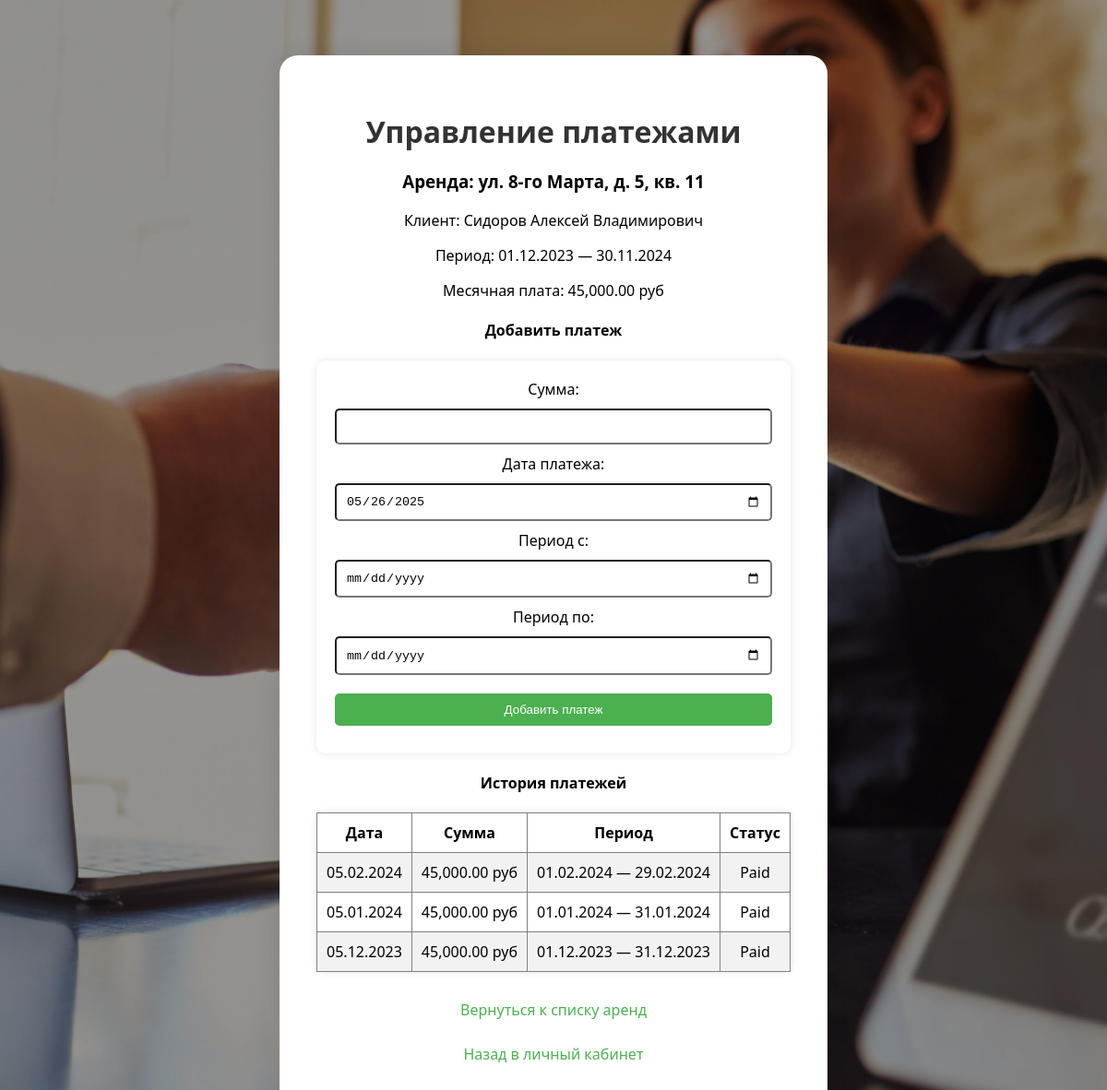
Page /01v/payments.php?rental_id=3 (signed in) on the committed database.
### tables this page shows
CREATE TABLE `rentals` (
  `rental_id` int(11) NOT NULL,
  `property_id` int(11) NOT NULL,
  `client_id` int(11) NOT NULL,
  `user_id` int(11) NOT NULL,
  `start_date` datetime NOT NULL,
  `end_date` datetime DEFAULT NULL,
  `monthly_price` decimal(10,2) NOT NULL,
  `status` enum('Active','Completed','Canceled') DEFAULT 'Active'
);

CREATE TABLE `properties` (
  `property_id` int(11) NOT NULL,
  `address` varchar(255) NOT NULL,
  `category_id` int(11) NOT NULL,
  `square_meters` decimal(10,2) DEFAULT NULL,
  `rooms` int(11) DEFAULT NULL,
  `status` enum('Available','Occupied','Dirty','Cleaning Scheduled','Ready') DEFAULT 'Available',
  `cleaning_date` date DEFAULT NULL,
  `monthly_price` decimal(10,2) NOT NULL,
  `description` text DEFAULT NULL
);

CREATE TABLE `clients` (
  `client_id` int(11) NOT NULL,
  `full_name` varchar(100) NOT NULL,
  `phone` varchar(20) NOT NULL,
  `email` varchar(100) DEFAULT NULL,
  `passport_data` varchar(100) DEFAULT NULL
);

CREATE TABLE `payments` (
  `payment_id` int(11) NOT NULL,
  `rental_id` int(11) NOT NULL,
  `amount` decimal(10,2) NOT NULL,
  `payment_date` datetime NOT NULL,
  `period_start` date NOT NULL,
  `period_end` date NOT NULL,
  `status` enum('Pending','Paid','Overdue') DEFAULT 'Pending'
);

### 01v/payments.php (the view, shortened to what this page needs)
<?php
require 'db.php';
$rental_id = isset($_GET['rental_id']) ? intval($_GET['rental_id']) : 0;
$rental = [];
if ($rental_id) {
    $stmt = $mysqli->prepare("
        SELECT r.*, p.address, c.full_name AS client_name
        FROM rentals r
        JOIN properties p ON r.property_id = p.property_id
        JOIN clients c ON r.client_id = c.client_id
        WHERE r.rental_id = ?
    ");
    $stmt->bind_param("i", $rental_id);
    $stmt->execute();
    $rental = $stmt->get_result()->fetch_assoc();
}
$payments = [];
if ($rental_id) {
    $payments = $mysqli->query("
        SELECT * FROM payments
        WHERE rental_id = $rental_id
        ORDER BY payment_date DESC
    ")->fetch_all(MYSQLI_ASSOC);
}
?>
<link rel="stylesheet" href="style.css">
<div class="welcome-container">
    <div class="welcome-box">
        <h1>Управление платежами</h1>
        <?php if ($rental): ?>
            <h3>Аренда: <?= htmlspecialchars($rental['address']) ?></h3>
            <p>Клиент: <?= htmlspecialchars($rental['client_name']) ?></p>
            <p>Период: <?= date('d.m.Y', strtotime($rental['start_date'])) ?> — <?= $rental['end_date'] ? date('d.m.Y', strtotime($rental['end_date'])) : 'не определено' ?></p>
            <p>Месячная плата: <?= number_format($rental['monthly_price'], 2) ?> руб</p>
            <h4>Добавить платеж</h4>
            <form method="post">
                <div>
                    <label>Сумма:</label>
                    <input type="number" step="0.01" name="amount" required>
                </div>
                <div>
                    <label>Дата платежа:</label>
                    <input type="date" name="payment_date" required value="<?= date('Y-m-d') ?>">
                </div>
                <div>
                    <label>Период с:</label>
                    <input type="date" name="period_start" required>
                </div>
                <div>
                    <label>Период по:</label>
                    <input type="date" name="period_end" required>
                </div>
                <button type="submit" name="add_payment">Добавить платеж</button>
            </form>
            <h4>История платежей</h4>
            <table border="1">
                <tr>
                    <th>Дата</th>
                    <th>Сумма</th>
                    <th>Период</th>
                    <th>Статус</th>
                </tr>
                <?php foreach ($payments as $payment): ?>
                <tr>
                    <td><?= date('d.m.Y', strtotime($payment['payment_date'])) ?></td>
                    <td><?= number_format($payment['amount'], 2) ?> руб</td>
                    <td><?= date('d.m.Y', strtotime($payment['period_start'])) ?> — <?= date('d.m.Y', strtotime($payment['period_end'])) ?></td>
                    <td><?= $payment['status'] ?></td>
                </tr>
                <?php endforeach; ?>
            </table>
        <?php else: ?>
            <p>Выберите аренду для просмотра платежей</p>
        <?php endif; ?>
        <p><a href="rentals.php">Вернуться к списку аренд</a></p>
        <p><a href="dashboard.php">Назад в личный кабинет</a></p>
    </div>
</div>

### 01v/style.css (style rules this page uses)
form, table { max-width: 600px; margin: 20px auto; padding: 20px; background: white; border-radius: 10px; box-shadow: 0 0 10px rgba(0,0,0,0.1); }
input, button { padding: 10px; margin: 10px 0; width: 100%; box-sizing: border-box; border-radius: 5px; }
button { background: #4CAF50; border-radius: 5px; color: white; border: none; cursor: pointer; }
a { text-decoration: none; display: inline-block; margin-top: 10px; color: #4CAF50; }
table { border-collapse: collapse; }
table th, table td { padding: 10px; text-align: center; }
table tr:nth-child(even) { background-color: #f2f2f2; }
.welcome-container { display: flex; justify-content: center; margin-top: 60px; }
.welcome-box { max-width: 700px; background: #ffffff; padding: 40px; border-radius: 20px; text-align: center; box-shadow: 0 0 25px rgba(0,0,0,0.1); }
.welcome-box h1 { font-size: 32px; margin-bottom: 20px; color: #333; }

### rows in the picture
rentals: property.address "ул. 8-го Марта, д. 5, кв. 11", client.full_name "Сидоров Алексей Владимирович", start_date "01.12.2023", end_date "30.11.2024", monthly_price "45,000.00"
payments: payment_date "05.02.2024", amount "45,000.00", period_start "01.02.2024", period_end "29.02.2024", status "Paid"
payments: payment_date "05.01.2024", amount "45,000.00", period_start "01.01.2024", period_end "31.01.2024", status "Paid"
payments: payment_date "05.12.2023", amount "45,000.00", period_start "01.12.2023", period_end "31.12.2023", status "Paid"
